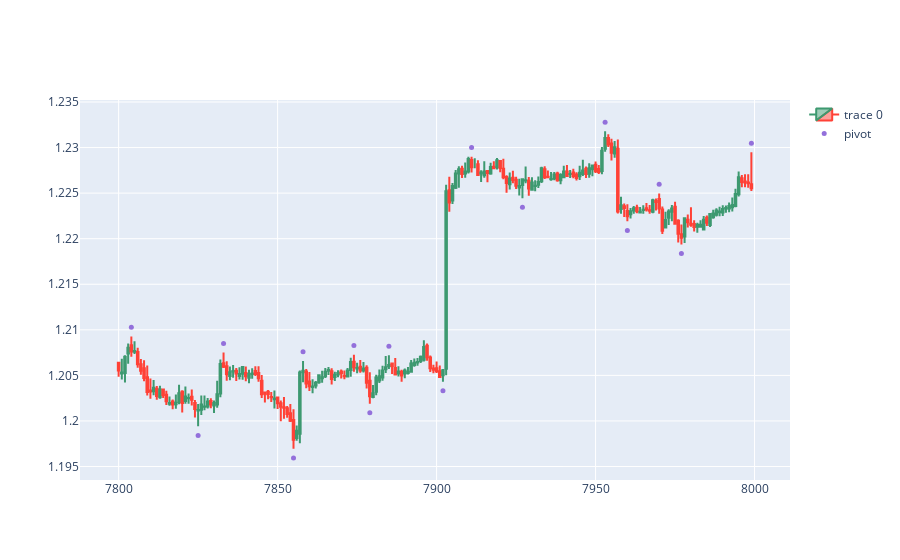

Notebook code cell kept with this figure:
### Code cell
dfpl = df[7800:8000]
fig = go.Figure(data=[go.Candlestick(x=dfpl.index,
                open=dfpl['open'],
                high=dfpl['high'],
                low=dfpl['low'],
                close=dfpl['close'])])

fig.add_scatter(x=dfpl.index, y=dfpl['pointpos'], mode="markers",
                marker=dict(size=5, color="MediumPurple"),
                name="pivot")
fig.update_layout(xaxis_rangeslider_visible=False)
fig.show()

### Figure 1 — Plotly figure (JSON) as saved in the notebook; plotly's stock layout.template omitted (floating-point values rounded to 4 significant figures; data arrays with more than 128 entries replaced by an {"elided": "..."} marker saying what was removed)
{"data": [{"close": {"elided": "200 float values"}, "high": {"elided": "200 float values"}, "low": {"elided": "200 float values"}, "open": {"elided": "200 float values"}, "type": "candlestick", "x": {"elided": "200 int values"}}, {"marker": {"color": "MediumPurple", "size": 5}, "mode": "markers", "name": "pivot", "type": "scatter", "x": {"elided": "200 int values"}, "y": {"elided": "200 float values"}}], "layout": {"autosize": true, "xaxis": {"autorange": true, "range": [7788.0, 8011.0], "rangeslider": {"visible": false, "yaxis": {}}, "type": "linear"}, "yaxis": {"autorange": true, "range": [1.193, 1.236], "type": "linear"}}}
